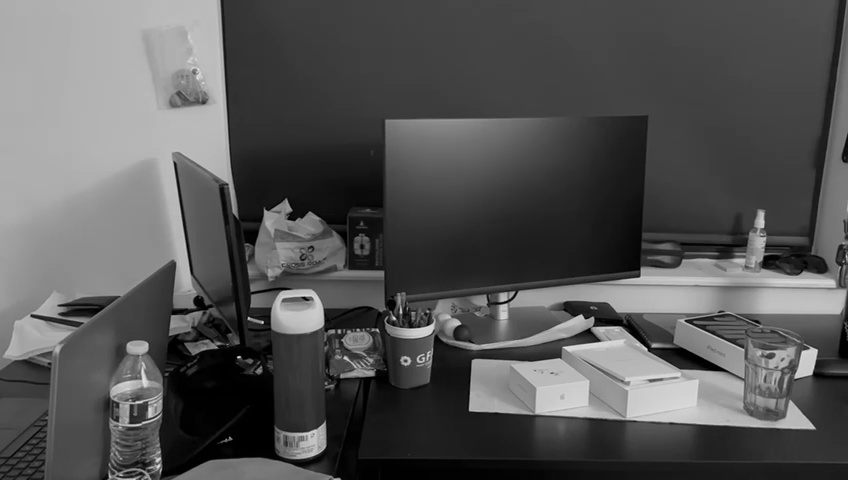
#> input picture CV-2/Question 1/Images/Gray.png, 848 x 480 px, found by its file name
$ jupyter execute 'Harris Detection .ipynb'
#> lines starting #> are read from the running program, lines starting #| are printed output that depends on the picture; after the words box and inside, x2 and y2 are one past the last pixel; in counts of white or black regions, pixels touching at a corner belong together
[cell 1]
import numpy as np
import cv2
import matplotlib.pyplot as plt
image = cv2.imread("/users/iamns45/Downloads/CV-2/Question 1/images/Gray.png")
#> image is the input picture: shape (480, 848, 3); min 0, max 232, mean 84.9
grayImg = cv2.cvtColor(image,cv2.COLOR_BGR2GRAY)
grayImg = np.float32(grayImg)
dest = cv2.cornerHarris(grayImg,8, 29, 0.05)
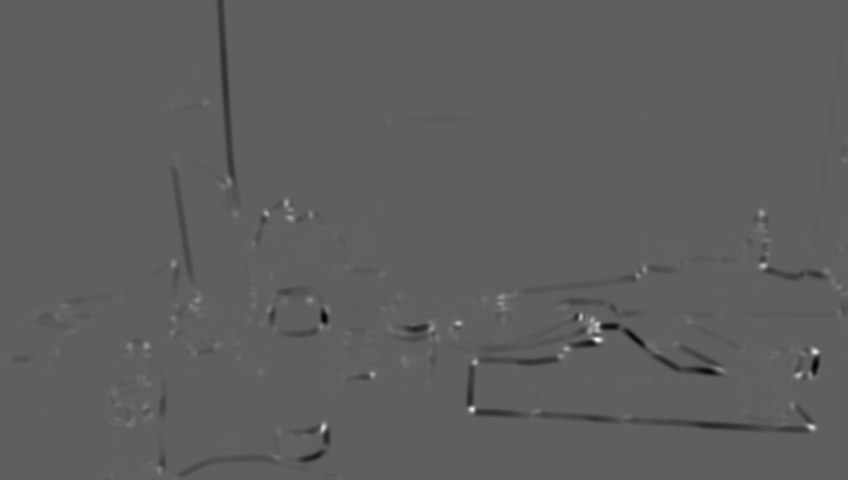
#> dest: shape (480, 848) float32; min -2.36e+36, max 3.92e+36, mean -inf; drawn with min black and max white
dest = cv2.dilate(dest, None)

image[dest > 0.01 * dest.max()]=[0, 0, 255]
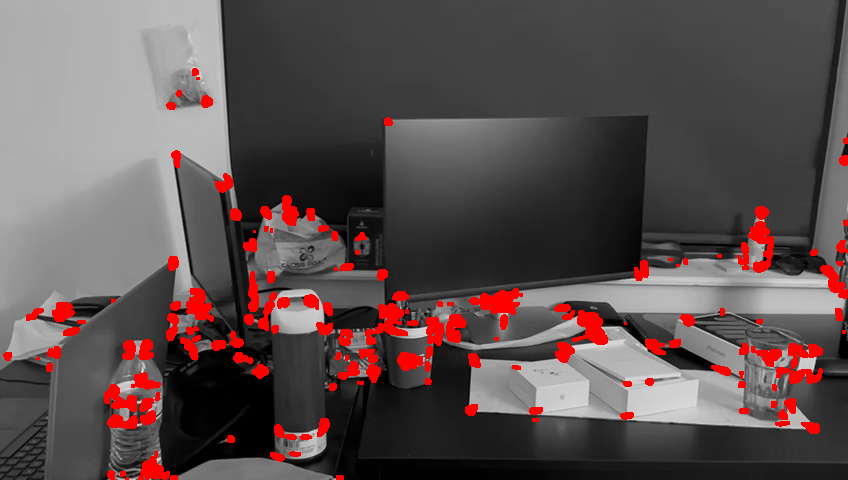
#> image: shape (480, 848, 3); 5.18% of pixels changed, all inside (x1, y1, x2, y2) = (3, 68, 848, 480)
cv2.imshow('Image with corners', image)
cv2.imwrite("img1C.png",image)
plt.imshow(image)
plt.show()
